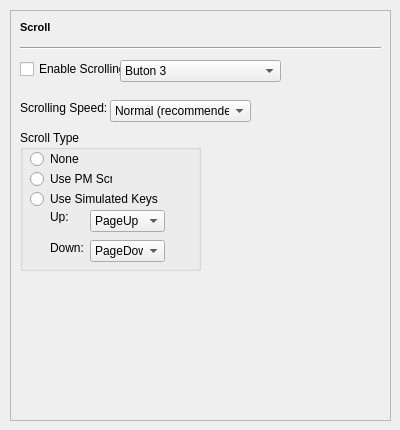
   <widget class="QWidget" name="tab_3">
    <attribute name="title">
     <string>Scroll</string>
    </attribute>
    <widget class="QFrame" name="frame_3">
     <property name="geometry">
      <rect>
       <x>10</x>
       <y>10</y>
       <width>381</width>
       <height>411</height>
      </rect>
     </property>
     <property name="frameShape">
      <enum>QFrame::StyledPanel</enum>
     </property>
     <property name="frameShadow">
      <enum>QFrame::Sunken</enum>
     </property>
     <widget class="QLabel" name="label_23">
      <property name="geometry">
       <rect>
        <x>10</x>
        <y>10</y>
        <width>61</width>
        <height>16</height>
       </rect>
      </property>
      <property name="text">
       <string>&lt;!DOCTYPE HTML PUBLIC &quot;-//W3C//DTD HTML 4.0//EN&quot; &quot;http://www.w3.org/TR/REC-html40/strict.dtd&quot;&gt;
&lt;html&gt;&lt;head&gt;&lt;meta name=&quot;qrichtext&quot; content=&quot;1&quot; /&gt;&lt;style type=&quot;text/css&quot;&gt;
p, li { white-space: pre-wrap; }
&lt;/style&gt;&lt;/head&gt;&lt;body style=&quot; font-family:'MS Shell Dlg 2'; font-size:8.25pt; font-weight:400; font-style:normal;&quot;&gt;
&lt;p style=&quot; margin-top:0px; margin-bottom:0px; margin-left:0px; margin-right:0px; -qt-block-indent:0; text-indent:0px;&quot;&gt;&lt;span style=&quot; font-size:8pt; font-weight:600;&quot;&gt;Scroll&lt;/span&gt;&lt;/p&gt;&lt;/body&gt;&lt;/html&gt;</string>
      </property>
     </widget>
     <widget class="Line" name="line_2">
      <property name="geometry">
       <rect>
        <x>10</x>
        <y>30</y>
        <width>361</width>
        <height>16</height>
       </rect>
      </property>
      <property name="orientation">
       <enum>Qt::Horizontal</enum>
      </property>
     </widget>
     <widget class="QGroupBox" name="groupBox_3">
      <property name="geometry">
       <rect>
        <x>10</x>
        <y>120</y>
        <width>181</width>
        <height>141</height>
       </rect>
      </property>
      <property name="title">
       <string>Scroll Type</string>
      </property>
      <widget class="QRadioButton" name="radioButton_3">
       <property name="geometry">
        <rect>
         <x>10</x>
         <y>20</y>
         <width>82</width>
         <height>18</height>
        </rect>
       </property>
       <property name="text">
        <string>None</string>
       </property>
      </widget>
      <widget class="QRadioButton" name="radioButton_4">
       <property name="geometry">
        <rect>
         <x>10</x>
         <y>40</y>
         <width>82</width>
         <height>18</height>
        </rect>
       </property>
       <property name="text">
        <string>Use PM Scroll</string>
       </property>
      </widget>
      <widget class="QRadioButton" name="radioButton_5">
       <property name="geometry">
        <rect>
         <x>10</x>
         <y>60</y>
         <width>131</width>
         <height>18</height>
        </rect>
       </property>
       <property name="text">
        <string>Use Simulated Keys</string>
       </property>
      </widget>
      <widget class="QLabel" name="label_27">
       <property name="geometry">
        <rect>
         <x>30</x>
         <y>80</y>
         <width>46</width>
         <height>13</height>
        </rect>
       </property>
       <property name="text">
        <string>Up:</string>
       </property>
      </widget>
      <widget class="QLabel" name="label_28">
       <property name="geometry">
        <rect>
         <x>30</x>
         <y>110</y>
         <width>46</width>
         <height>16</height>
        </rect>
       </property>
       <property name="text">
        <string>Down:</string>
       </property>
      </widget>
      <widget class="QComboBox" name="comboBox_10">
       <property name="geometry">
        <rect>
         <x>70</x>
         <y>80</y>
         <width>75</width>
         <height>22</height>
        </rect>
       </property>
       <item>
        <property name="text">
         <string>PageUp</string>
        </property>
       </item>
      </widget>
      <widget class="QComboBox" name="comboBox_11">
       <property name="geometry">
        <rect>
         <x>70</x>
         <y>110</y>
         <width>75</width>
         <height>22</height>
        </rect>
       </property>
       <item>
        <property name="text">
         <string>PageDown</string>
        </property>
       </item>
      </widget>
     </widget>
     <widget class="QLabel" name="label_38">
      <property name="geometry">
       <rect>
        <x>10</x>
        <y>90</y>
        <width>121</width>
        <height>16</height>
       </rect>
      </property>
      <property name="text">
       <string>Scrolling Speed:</string>
      </property>
     </widget>
     <widget class="QComboBox" name="comboBox_12">
      <property name="geometry">
       <rect>
        <x>100</x>
        <y>90</y>
        <width>141</width>
        <height>22</height>
       </rect>
      </property>
      <item>
       <property name="text">
        <string>Normal (recommended)</string>
       </property>
      </item>
     </widget>
     <widget class="QComboBox" name="comboBox_15">
      <property name="geometry">
       <rect>
        <x>110</x>
        <y>50</y>
        <width>161</width>
        <height>22</height>
       </rect>
      </property>
      <item>
       <property name="text">
        <string>Buton 3</string>
       </property>
      </item>
     </widget>
     <widget class="QCheckBox" name="checkBox_21">
      <property name="geometry">
       <rect>
        <x>10</x>
        <y>50</y>
        <width>101</width>
        <height>18</height>
       </rect>
      </property>
      <property name="text">
       <string>Enable Scrolling</string>
      </property>
     </widget>
    </widget>
   </widget>
